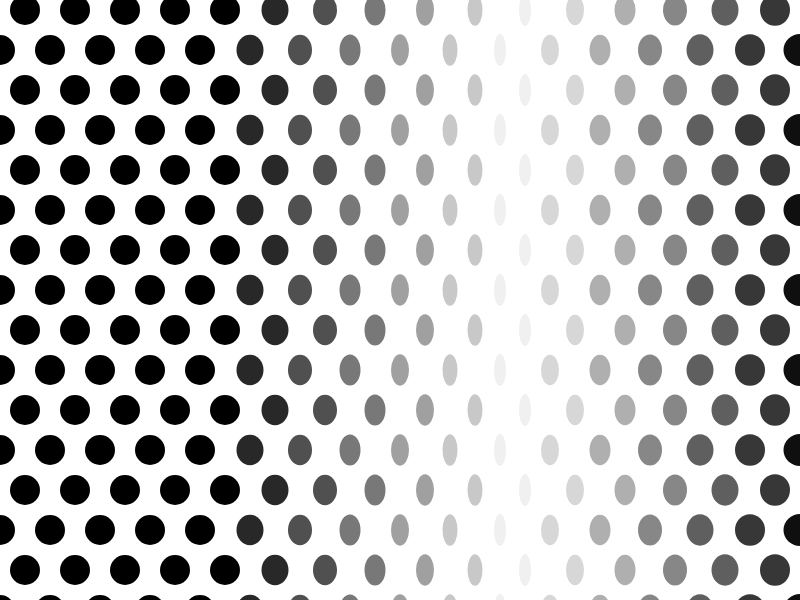
Frame 1 (no input)
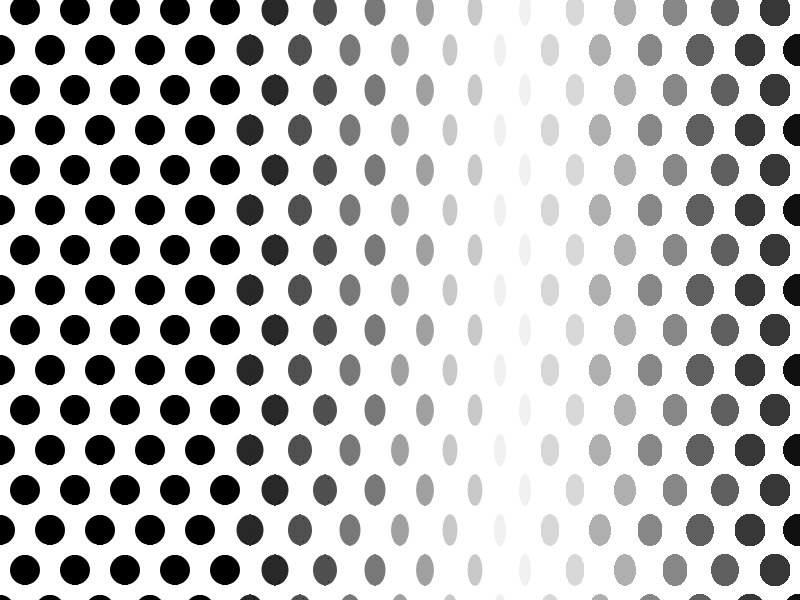
Frame 60 (no input)
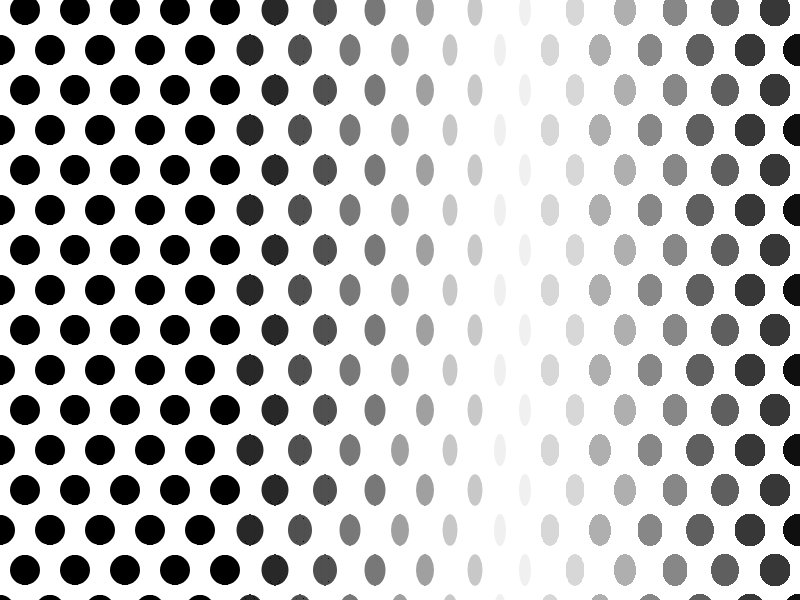
Frame 120 (the mouse pressed at the canvas centre since frame 60)

The p5.js sketch that drew these frames (run headless with seeded random() and noise() and a simulated clock; from frame 60 on, the mouse is pressed at the canvas centre):

// p5.js sketch
// ── sketch.js
var xPos = 0;
var yPos = 0;
var xSize = 30;
var ySize = 30;
var grayVal = 0;
var counter = 1;

function setup() {
    createCanvas(800, 600);
    background(255);
}

function draw() {
	fill(0);
    noStroke();
    for (var j = 0; j < 5; j+=1) {
        xPos = j * 50;
        for (var i = 0; i < 20; i++) {
            yPos = i *40 + 10;
            if (i%2==0) {
                xPos+=25;
            }
            else {
                xPos-=25;
            }
            ellipse(xPos, yPos, xSize, ySize);
        }
        xPos+=10;
        counter=counter+1;
    }

    grayVal=0;
    for (var j = 1; j < 7; j+=1) {
        xPos = j * 50;
        fill(grayVal+j*40);
        for (var i = 0; i < 20; i++) {
            yPos = i *40 + 10;
            if (i%2==0) {
            	xPos+=25;
            }
            else {
            	xPos-=25;
            }
            ellipse(xPos+200, yPos, xSize-j*3, ySize+j/3);
        }
        xPos+=10;
        counter=counter+1;
    }

    grayVal=255;
    xSize=15;
    ySize=30;
    for (var j = 1; j < 7; j+=1) {
        xPos = j * 50;
        fill(grayVal-j*40);
        for (var i = 0; i < 20; i++) {
            yPos = i *40 + 10;
            if (i%2==0) {
                xPos+=25;
            }
            else {
                xPos-=25;
            }
            ellipse(xPos+500, yPos, xSize+j*3, ySize+j/3);
        }
        xPos+=10;
        counter=counter+1;
    }
}
